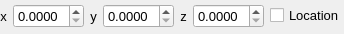
<?xml version="1.0" encoding="UTF-8"?>
<ui version="4.0">
 <class>Form</class>
 <widget class="QWidget" name="Form">
  <property name="geometry">
   <rect>
    <x>0</x>
    <y>0</y>
    <width>344</width>
    <height>34</height>
   </rect>
  </property>
  <property name="windowTitle">
   <string>Form</string>
  </property>
  <widget class="QWidget" name="layoutWidget">
   <property name="geometry">
    <rect>
     <x>0</x>
     <y>0</y>
     <width>342</width>
     <height>32</height>
    </rect>
   </property>
   <layout class="QHBoxLayout" name="horizontalLayout_2">
    <item>
     <widget class="QLabel" name="label_12">
      <property name="font">
       <font>
        <pointsize>10</pointsize>
       </font>
      </property>
      <property name="text">
       <string>x</string>
      </property>
      <property name="alignment">
       <set>Qt::AlignCenter</set>
      </property>
     </widget>
    </item>
    <item>
     <widget class="QDoubleSpinBox" name="x_motor">
      <property name="minimumSize">
       <size>
        <width>0</width>
        <height>0</height>
       </size>
      </property>
      <property name="font">
       <font>
        <pointsize>10</pointsize>
       </font>
      </property>
      <property name="decimals">
       <number>4</number>
      </property>
     </widget>
    </item>
    <item>
     <widget class="QLabel" name="label_13">
      <property name="font">
       <font>
        <pointsize>10</pointsize>
       </font>
      </property>
      <property name="text">
       <string>y</string>
      </property>
      <property name="alignment">
       <set>Qt::AlignCenter</set>
      </property>
     </widget>
    </item>
    <item>
     <widget class="QDoubleSpinBox" name="y_motor">
      <property name="font">
       <font>
        <pointsize>10</pointsize>
       </font>
      </property>
      <property name="decimals">
       <number>4</number>
      </property>
     </widget>
    </item>
    <item>
     <widget class="QLabel" name="label_14">
      <property name="font">
       <font>
        <pointsize>10</pointsize>
       </font>
      </property>
      <property name="text">
       <string>z</string>
      </property>
      <property name="alignment">
       <set>Qt::AlignCenter</set>
      </property>
     </widget>
    </item>
    <item>
     <widget class="QDoubleSpinBox" name="z_motor">
      <property name="font">
       <font>
        <pointsize>10</pointsize>
       </font>
      </property>
      <property name="decimals">
       <number>4</number>
      </property>
     </widget>
    </item>
    <item>
     <widget class="QCheckBox" name="location">
      <property name="font">
       <font>
        <pointsize>10</pointsize>
       </font>
      </property>
      <property name="text">
       <string>Location</string>
      </property>
     </widget>
    </item>
   </layout>
  </widget>
 </widget>
 <resources/>
 <connections>
  <connection>
   <sender>location</sender>
   <signal>toggled(bool)</signal>
   <receiver>z_motor</receiver>
   <slot>setDisabled(bool)</slot>
   <hints>
    <hint type="sourcelabel">
     <x>236</x>
     <y>10</y>
    </hint>
    <hint type="destinationlabel">
     <x>191</x>
     <y>20</y>
    </hint>
   </hints>
  </connection>
  <connection>
   <sender>location</sender>
   <signal>toggled(bool)</signal>
   <receiver>y_motor</receiver>
   <slot>setDisabled(bool)</slot>
   <hints>
    <hint type="sourcelabel">
     <x>248</x>
     <y>14</y>
    </hint>
    <hint type="destinationlabel">
     <x>110</x>
     <y>19</y>
    </hint>
   </hints>
  </connection>
  <connection>
   <sender>location</sender>
   <signal>toggled(bool)</signal>
   <receiver>x_motor</receiver>
   <slot>setDisabled(bool)</slot>
   <hints>
    <hint type="sourcelabel">
     <x>250</x>
     <y>12</y>
    </hint>
    <hint type="destinationlabel">
     <x>33</x>
     <y>15</y>
    </hint>
   </hints>
  </connection>
  <connection>
   <sender>x_motor</sender>
   <signal>valueChanged(double)</signal>
   <receiver>Form</receiver>
   <slot>motor()</slot>
   <hints>
    <hint type="sourcelabel">
     <x>44</x>
     <y>24</y>
    </hint>
    <hint type="destinationlabel">
     <x>54</x>
     <y>133</y>
    </hint>
   </hints>
  </connection>
  <connection>
   <sender>y_motor</sender>
   <signal>valueChanged(double)</signal>
   <receiver>Form</receiver>
   <slot>motor()</slot>
   <hints>
    <hint type="sourcelabel">
     <x>112</x>
     <y>10</y>
    </hint>
    <hint type="destinationlabel">
     <x>101</x>
     <y>70</y>
    </hint>
   </hints>
  </connection>
  <connection>
   <sender>z_motor</sender>
   <signal>valueChanged(double)</signal>
   <receiver>Form</receiver>
   <slot>motor()</slot>
   <hints>
    <hint type="sourcelabel">
     <x>206</x>
     <y>6</y>
    </hint>
    <hint type="destinationlabel">
     <x>193</x>
     <y>71</y>
    </hint>
   </hints>
  </connection>
 </connections>
 <slots>
  <slot>location()</slot>
  <slot>motor()</slot>
 </slots>
</ui>
